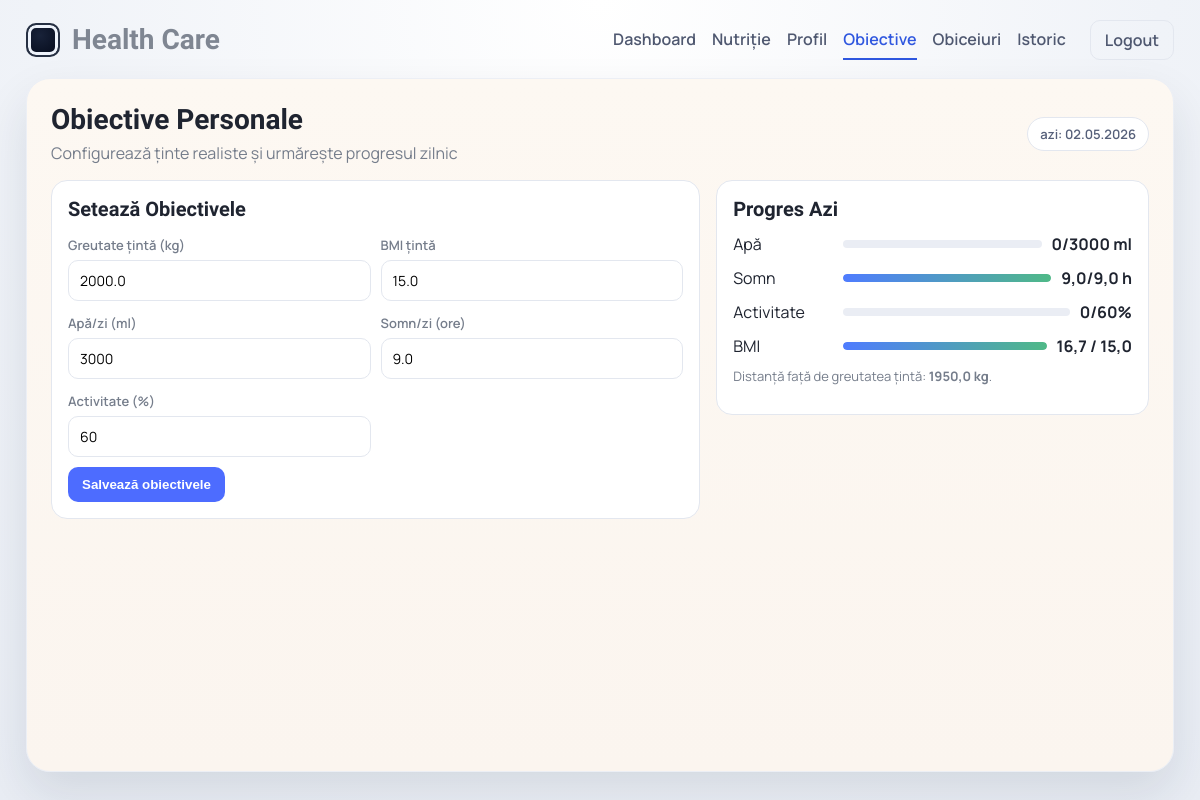
/goals/ (signed in), run on the app's committed database.
### pages/models.py (models this page shows, shortened)
class Goal(models.Model):
    user = models.OneToOneField(settings.AUTH_USER_MODEL, on_delete=models.CASCADE, related_name="goal")
    target_weight_kg = models.DecimalField(max_digits=5, decimal_places=1, null=True, blank=True)
    target_bmi = models.DecimalField(max_digits=4, decimal_places=1, null=True, blank=True)
    water_goal_ml = models.PositiveSmallIntegerField(default=2000)
    sleep_goal_hours = models.DecimalField(max_digits=3, decimal_places=1, default=8)
    activity_goal_percent = models.PositiveSmallIntegerField(default=60)

class SleepLog(models.Model):
    user = models.ForeignKey(settings.AUTH_USER_MODEL, on_delete=models.CASCADE, related_name="sleep_logs")
    date = models.DateField()
    hours = models.DecimalField(max_digits=3, decimal_places=1, default=0)
    class Meta:
        ordering = ["-date"]
        unique_together = ("user", "date")

class Profile(models.Model):
    GENDER_CHOICES = [
        ("masculin", "Masculin"),
        ("feminin", "Feminin"),
        ("altul", "Altul"),
    ]
    user = models.OneToOneField(settings.AUTH_USER_MODEL, on_delete=models.CASCADE, related_name="profile")
    age = models.PositiveSmallIntegerField(null=True, blank=True)
    gender = models.CharField(max_length=20, choices=GENDER_CHOICES, blank=True)
    height_cm = models.DecimalField(max_digits=5, decimal_places=1, null=True, blank=True)
    weight_kg = models.DecimalField(max_digits=5, decimal_places=1, null=True, blank=True)
    bmi = models.DecimalField(max_digits=4, decimal_places=1, null=True, blank=True)
    chest_cm = models.DecimalField(max_digits=5, decimal_places=1, null=True, blank=True)
    waist_cm = models.DecimalField(max_digits=5, decimal_places=1, null=True, blank=True)
    hips_cm = models.DecimalField(max_digits=5, decimal_places=1, null=True, blank=True)

### pages/views.py (the view)
# urls.py: path("goals/", views.goals_page, name="goals"),
@login_required
def goals_page(request):
    profile, _ = Profile.objects.get_or_create(user=request.user)
    goal, _ = Goal.objects.get_or_create(user=request.user)
    goal_form = GoalForm(instance=goal)
    if request.method == "POST":
        goal_form = GoalForm(request.POST, instance=goal)
        if goal_form.is_valid():
            goal_form.save()
            return redirect("goals")
    today = timezone.localdate()
    water_today = WaterLog.objects.filter(user=request.user, date=today).first()
    sleep_today = SleepLog.objects.filter(user=request.user, date=today).first()
    activity_today = ActivityEntry.objects.filter(user=request.user, date=today).first()
    activity_value = 0
    if activity_today:
        activity_value = round((activity_today.aerobics + activity_today.yoga + activity_today.meditation) / 3)
    current_weight = profile.weight_kg or Decimal("0")
    target_weight = goal.target_weight_kg or Decimal("0")
    weight_gap = None
    if target_weight and current_weight:
        weight_gap = abs(current_weight - target_weight).quantize(Decimal("0.1"))
    context = {
        "goal_form": goal_form,
        "goal": goal,
        "profile": profile,
        "today": today,
        "summary": {
            "water": water_today.amount_ml if water_today else 0,
            "sleep": sleep_today.hours if sleep_today else Decimal("0"),
            "activity": activity_value,
            "bmi": profile.bmi or Decimal("0"),
            "weight_gap": weight_gap,
        },
        "progress": {
            "water": _goal_percent(water_today.amount_ml if water_today else 0, goal.water_goal_ml),
            "sleep": _goal_percent(sleep_today.hours if sleep_today else Decimal("0"), goal.sleep_goal_hours),
            "activity": _goal_percent(activity_value, goal.activity_goal_percent),
            "bmi": _goal_percent(profile.bmi if profile.bmi else Decimal("0"), goal.target_bmi if goal.target_bmi else Decimal("0")),
        },
    }
    return render(request, "pages/goals.html", context)

### pages/forms.py (shortened to what this page needs)
class GoalForm(forms.ModelForm):
    class Meta:
        model = Goal
        fields = ["target_weight_kg", "target_bmi", "water_goal_ml", "sleep_goal_hours", "activity_goal_percent"]
        widgets = {
            "target_weight_kg": forms.NumberInput(attrs={"class": "mini-input", "placeholder": "Greutate țintă"}),
            "target_bmi": forms.NumberInput(attrs={"class": "mini-input", "placeholder": "BMI țintă"}),
            "water_goal_ml": forms.NumberInput(attrs={"class": "mini-input", "placeholder": "Apă/zi (ml)", "min": 500, "max": 7000}),
            "sleep_goal_hours": forms.NumberInput(attrs={"class": "mini-input", "placeholder": "Somn (ore)", "min": 1, "max": 24}),
            "activity_goal_percent": forms.NumberInput(attrs={"class": "mini-input", "placeholder": "Activitate %", "min": 0, "max": 100}),
        }

### pages/views.py (called while the page is built)
def _goal_percent(value, goal):
    if goal in (0, Decimal("0")):
        return 0
    percent = (Decimal(value) / Decimal(goal)) * 100
    return int(min(100, max(0, round(percent))))

### pages/templates/pages/goals.html (shortened to what this page needs)
<!DOCTYPE html>
<html lang="ro">
  <head>
    {% load static %}
    <link rel="stylesheet" href="{% static 'pages/css/portal.css' %}?v=20260419-1742" />
  </head>
  <body>
    <div class="page">
      <header class="topbar">
        <a href="{% url 'dashboard' %}" class="brand">
          <span class="brand-mark" aria-hidden="true"></span>
          <span class="brand-text">Health Care</span>
        </a>
        <nav class="menu">
          <a href="{% url 'dashboard' %}">Dashboard</a>
          <a href="{% url 'nutrition' %}">Nutriție</a>
          <a href="{% url 'profile' %}">Profil</a>
          <a href="{% url 'goals' %}" class="active">Obiective</a>
          <a href="{% url 'habits' %}">Obiceiuri</a>
          <a href="{% url 'history' %}">Istoric</a>
          <a href="{% url 'logout' %}" class="logout">Logout</a>
        </nav>
      </header>
      <section class="shell">
        <div class="header-row">
          <div>
            <h1>Obiective Personale</h1>
            <p>Configurează ținte realiste și urmărește progresul zilnic</p>
          </div>
          <span class="chip">azi: {{ today|date:"d.m.Y" }}</span>
        </div>
        <div class="grid-2">
          <article class="card">
            <h2>Setează Obiectivele</h2>
            <form method="post" novalidate>
              <div class="form-grid">
                <label><span>Greutate țintă (kg)</span>{{ goal_form.target_weight_kg }}</label>
                <label><span>BMI țintă</span>{{ goal_form.target_bmi }}</label>
                <label><span>Apă/zi (ml)</span>{{ goal_form.water_goal_ml }}</label>
                <label><span>Somn/zi (ore)</span>{{ goal_form.sleep_goal_hours }}</label>
                <label><span>Activitate (%)</span>{{ goal_form.activity_goal_percent }}</label>
              </div>
              <div class="btn-row">
                <button type="submit">Salvează obiectivele</button>
              </div>
            </form>
          </article>
          <article class="card">
            <h2>Progres Azi</h2>
            <div class="stack">
              <div>
                <div class="bar-row">
                  <span>Apă</span>
                  <div class="progress"><i style="width: {{ progress.water }}%"></i></div>
                  <strong>{{ summary.water }}/{{ goal.water_goal_ml }} ml</strong>
                </div>
              </div>
              <div>
                <div class="bar-row">
                  <span>Somn</span>
                  <div class="progress"><i style="width: {{ progress.sleep }}%"></i></div>
                  <strong>{{ summary.sleep }}/{{ goal.sleep_goal_hours }} h</strong>
                </div>
              </div>
              <div>
                <div class="bar-row">
                  <span>Activitate</span>
                  <div class="progress"><i style="width: {{ progress.activity }}%"></i></div>
                  <strong>{{ summary.activity }}/{{ goal.activity_goal_percent }}%</strong>
                </div>
              </div>
              <div>
                <div class="bar-row">
                  <span>BMI</span>
                  <div class="progress"><i style="width: {{ progress.bmi }}%"></i></div>
                  <strong>{{ summary.bmi }} / {{ goal.target_bmi|default:"-" }}</strong>
                </div>
              </div>
            </div>
            <p class="helper" style="margin-top:10px;">
              {% if summary.weight_gap %}
                Distanță față de greutatea țintă: <strong>{{ summary.weight_gap }} kg</strong>.
              {% else %}
                Completează greutatea actuală și ținta pentru a vedea diferența.
              {% endif %}
            </p>
          </article>
        </div>
      </section>
    </div>
  </body>
</html>

### pages/static/pages/css/portal.css (style rules this page uses)
:root { --bg: #edf0f7; --shell: #fdf8f2; --card: #ffffff; --ink: #1f2430; --muted: #757d8b; --line: #e3e7ef; --accent: #4d6cff; --accent-dark: #1f2330; --success: #4fb987; --danger: #f26a6a; --shadow: 0 22px 48px rgba(20, 32, 66, 0.11); }
* { box-sizing: border-box; }
body { margin: 0; font-family: "Manrope", sans-serif; color: var(--ink); background: radial-gradient(circle at top, #ffffff 0%, #f0f3f8 56%, #e9edf4 100%); }
.page { min-height: 100vh; padding: 20px 26px 28px; display: flex; flex-direction: column; }
.topbar { display: flex; align-items: center; justify-content: space-between; gap: 18px; margin-bottom: 18px; }
.brand { display: flex; align-items: center; gap: 12px; text-decoration: none; }
.brand-mark { width: 34px; height: 34px; border-radius: 10px; border: 2px solid #263043; background: radial-gradient(circle at 40% 35%, #182239 0%, #0a1123 70%); box-shadow: inset 0 0 0 3px #eef3fb; }
.brand-text { font-family: "Sora", sans-serif; font-size: 28px; color: #7f8692; font-weight: 600; line-height: 1; }
.menu { display: flex; align-items: center; gap: 16px; flex-wrap: wrap; }
.menu a { text-decoration: none; color: #4f5870; font-weight: 600; padding: 8px 0; border-bottom: 2px solid transparent; }
.menu a.active { color: #2f57df; border-color: #2f57df; }
.menu a.logout { margin-left: 8px; padding: 8px 14px; border-radius: 10px; border: 1px solid var(--line); }
.shell { background: linear-gradient(180deg, #fdf8f2 0%, #fbf5ef 100%); border-radius: 24px; box-shadow: var(--shadow); border: 1px solid #eceff5; padding: 24px; flex: 1; min-height: calc(100vh - 110px); }
.header-row { display: flex; justify-content: space-between; align-items: center; margin-bottom: 16px; }
.header-row h1 { margin: 0; font-family: "Sora", sans-serif; font-size: 28px; }
.header-row p { margin: 6px 0 0; color: var(--muted); }
.chip { display: inline-flex; align-items: center; gap: 8px; border: 1px solid var(--line); border-radius: 999px; padding: 7px 12px; font-weight: 600; font-size: 13px; color: #56607a; background: #fff; }
.grid-2 { display: grid; grid-template-columns: minmax(0, 1.35fr) minmax(0, 0.9fr); gap: 16px; align-items: start; }
.card { background: var(--card); border: 1px solid var(--line); border-radius: 16px; padding: 16px; height: fit-content; }
.card h2 { margin: 0 0 12px; font-size: 20px; font-family: "Sora", sans-serif; }
form { margin: 0; }
.form-grid { display: grid; grid-template-columns: repeat(2, 1fr); gap: 10px; }
label span { display: inline-block; margin-bottom: 6px; color: var(--muted); font-size: 13px; font-weight: 600; }
input, select, textarea, .panel-input, .mini-input, .food-input { width: 100%; border: 1px solid var(--line); border-radius: 10px; background: #fff; padding: 10px 11px; font-family: inherit; font-size: 14px; }
button, .btn { border: none; border-radius: 10px; background: var(--accent); color: #fff; padding: 10px 14px; font-weight: 700; cursor: pointer; }
.btn-row { margin-top: 10px; display: flex; gap: 8px; flex-wrap: wrap; }
.progress { height: 8px; border-radius: 999px; background: #eaedf4; overflow: hidden; }
.progress i { display: block; height: 100%; border-radius: inherit; background: linear-gradient(90deg, #4f7cff, #4fb987); }
.stack { display: grid; gap: 12px; }
.bar-row { display: grid; grid-template-columns: 100px 1fr auto; align-items: center; gap: 10px; }
.helper { font-size: 13px; color: var(--muted); }

### data on the page
Goal: target_weight_kg "2000.0", target_bmi "15.0", water_goal_ml "3000", sleep_goal_hours "9.0", activity_goal_percent "60", sleep_goal_hours "9,0", target_bmi "15,0"
SleepLog: sleep "9,0"
Profile: bmi "16,7"

### other printed values
{{ today|date:"d.m.Y" }} "02.05.2026"
{{ summary.water }} "0"
{{ summary.activity }} "0"
{{ summary.weight_gap }} "1950,0"
